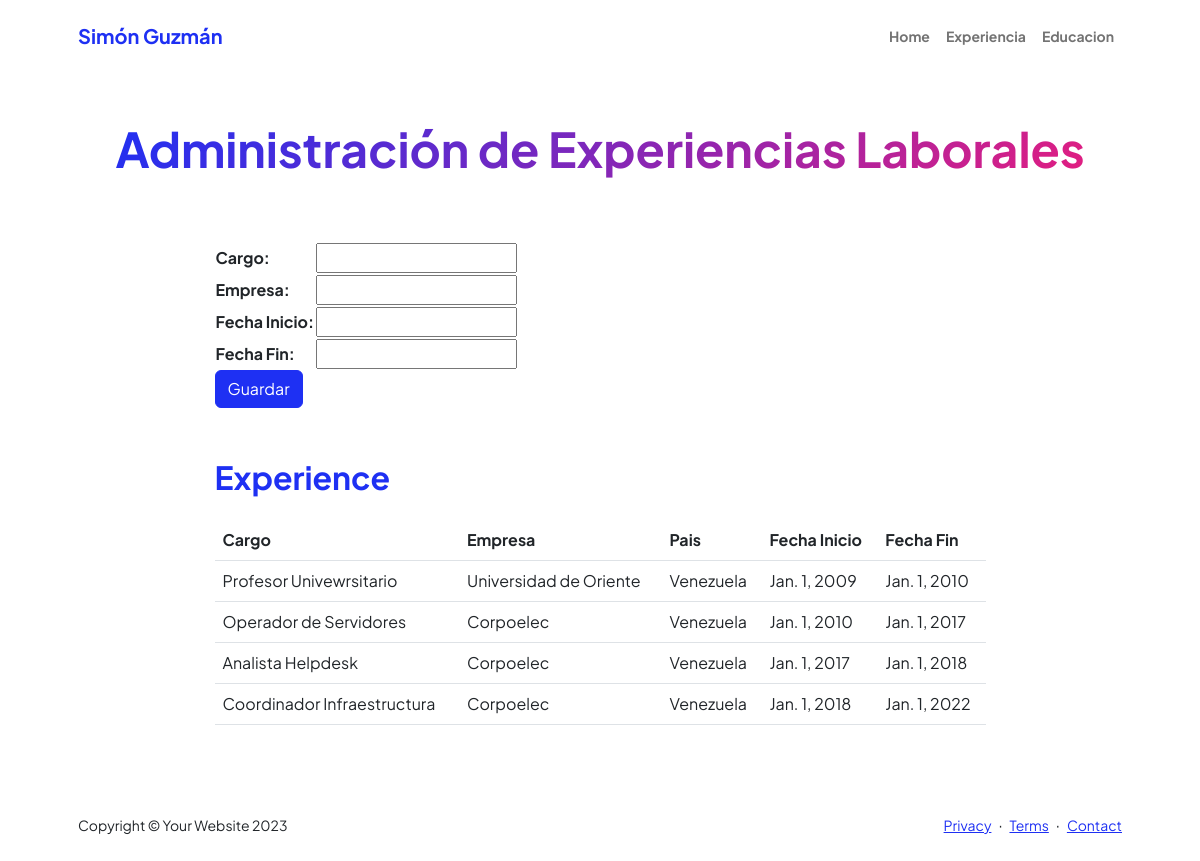
/AppCurriculum/experiencia, run on an earlier commit of the app's database.
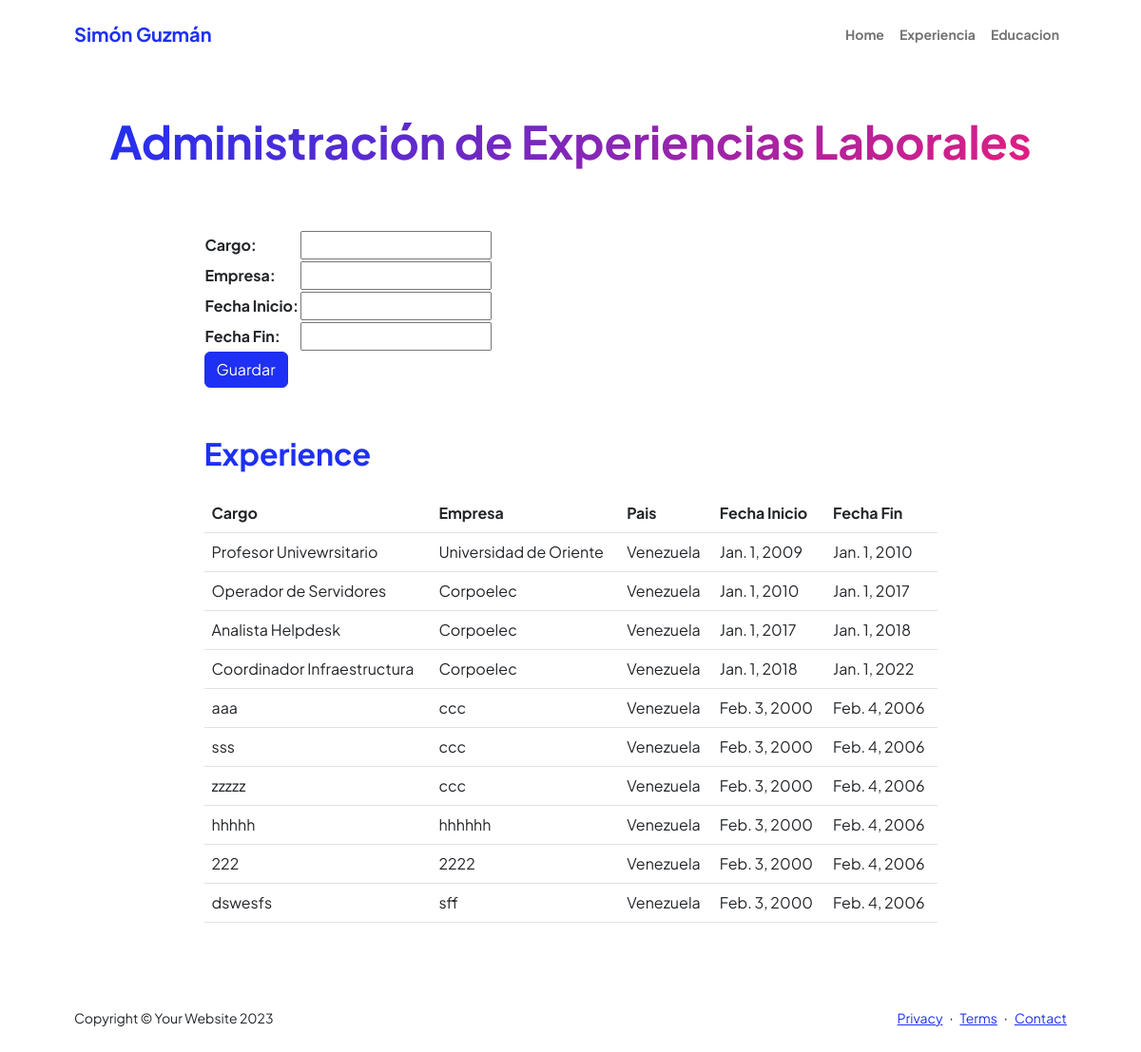
And on a later commit of the database.
### AppCurriculum/models.py (models this page shows, shortened)
class ExperienciaLaboral(models.Model):
    cargo = models.CharField(max_length=100)
    empresa = models.CharField(max_length=100)
    periodo_inicio = models.DateField()
    periodo_fin = models.DateField(null=True, blank=True)

### AppCurriculum/views.py (the view)
# urls.py: path('experiencia',views.experiencia,name="Experiencia"),
def experiencia(request):
    experiencias = ExperienciaLaboral.objects.all()
    if request.method == 'POST':
        miFormulario = ExperienciaFormulario(request.POST)
        print(miFormulario)
        if miFormulario.is_valid():
            if 'periodo_inicio'in request.POST and 'periodo_fin'in request.POST:
                informacion = miFormulario.cleaned_data
                exp = ExperienciaLaboral (cargo=informacion['cargo'],empresa=informacion['empresa'],periodo_fin=informacion['periodo_fin'],periodo_inicio=informacion['periodo_inicio'])
                exp.save()
                miFormulario = ExperienciaFormulario()
                return render(request,"AppCurriculum/experiencia.html",{"experiencias":experiencias,"miFormulario":miFormulario,"resp":"Datos guardados Correctamente"})
            else:
                return render(request,"AppCurriculum/experiencia.html",{"experiencias":experiencias,"miFormulario":miFormulario,"resp":"Datos No Gurdados"})
    else:
        miFormulario = ExperienciaFormulario()
    return render(request,"AppCurriculum/experiencia.html",{"experiencias":experiencias,"miFormulario":miFormulario})

### AppCurriculum/forms.py
class ExperienciaFormulario(forms.Form):
    cargo = forms.CharField(label='Cargo', max_length=100)
    empresa = forms.CharField(label='Empresa', max_length=100)
    periodo_inicio = forms.DateField(label='Fecha Inicio')
    periodo_fin = forms.DateField(label='Fecha Fin')
    def __init__(self, *args, **kwargs):
        super().__init__(*args, **kwargs)
        self.helper = FormHelper(self)
        self.helper.layout = Layout(
            'cargo',
            'empresa',
            'fecha_inicio',
            'fecha_fin',
            Submit('submit', 'Guardar', css_class='btn btn-primary')
        )

### AppCurriculum/templates/AppCurriculum/experiencia.html (shortened to what this page needs)
{% extends "AppCurriculum/template.html" %}
{% load static %}
{% block datosDinamicos %}
<div class="container px-5 my-5">
    <div class="text-center mb-5">
        <h1 class="display-5 fw-bolder mb-0"><span class="text-gradient d-inline">Administración de Experiencias Laborales</span></h1>
    </div>
    <div class="row gx-5 justify-content-center">
        <div class="col-lg-11 col-xl-9 col-xxl-8">
              <section style="margin-bottom: 50px;">
              <form action="" method="POST">{% csrf_token %}
                <table>
                    <div class="mb-3">
                    {{ miFormulario.as_table}}
                    </div>
                </table>
                <input class="btn btn-primary" type="submit" value="Guardar">
              </form>
            </section>
            <section>
                <table class="table caption-top">
                    <div class="d-flex align-items-center justify-content-between mb-4">
                        <h2 class="text-primary fw-bolder mb-0">Experience</h2>
                    </div>
                    <thead>
                      <tr>
                        <th scope="col">Cargo</th>
                        <th scope="col">Empresa</th>
                        <th scope="col">Pais</th>
                        <th scope="col">Fecha Inicio</th>
                        <th scope="col">Fecha Fin</th>
                      </tr>
                    </thead>
                    <tbody>
                      {% for exp in experiencias %}
                      <tr>
                        <td>{{exp.cargo}}</td>
                        <td>{{exp.empresa}}</td>
                        <td>Venezuela</td>
                        <td>{{exp.periodo_inicio}}</td>
                        <td>{{exp.periodo_fin}}</td>
                      </tr>
                      {% endfor%}
                    </tbody>
                </table>
            </section>
        </div>
    </div>
</div>
{% endblock %}

What changed in the data, as far as the page shows it:
added ExperienciaLaboral: cargo "aaa", empresa "ccc", periodo_inicio "Feb. 3, 2000", periodo_fin "Feb. 4, 2006"
added ExperienciaLaboral: cargo "sss", empresa "ccc", periodo_inicio "Feb. 3, 2000", periodo_fin "Feb. 4, 2006"
added ExperienciaLaboral: cargo "zzzzz", empresa "ccc", periodo_inicio "Feb. 3, 2000", periodo_fin "Feb. 4, 2006"
added ExperienciaLaboral: cargo "hhhhh", empresa "hhhhhh", periodo_inicio "Feb. 3, 2000", periodo_fin "Feb. 4, 2006"
added ExperienciaLaboral: cargo "222", empresa "2222", periodo_inicio "Feb. 3, 2000", periodo_fin "Feb. 4, 2006"
added ExperienciaLaboral: cargo "dswesfs", empresa "sff", periodo_inicio "Feb. 3, 2000", periodo_fin "Feb. 4, 2006"
